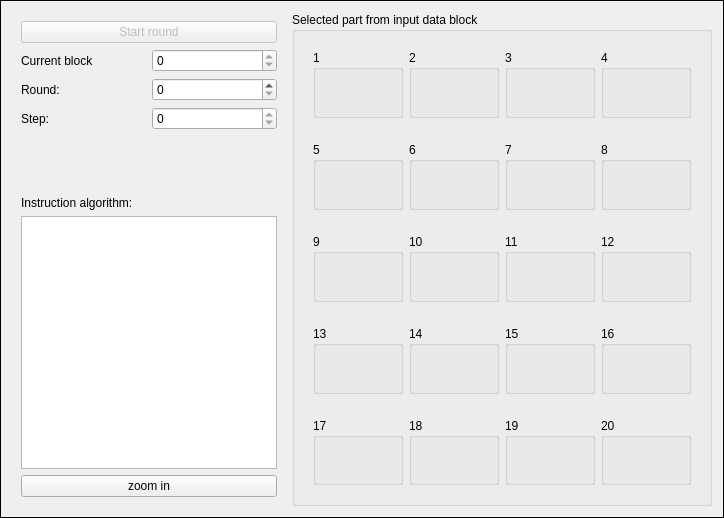
      <widget class="QFrame" name="frame_7">
       <property name="sizePolicy">
        <sizepolicy hsizetype="Expanding" vsizetype="Expanding">
         <horstretch>0</horstretch>
         <verstretch>0</verstretch>
        </sizepolicy>
       </property>
       <property name="frameShape">
        <enum>QFrame::Shape::Box</enum>
       </property>
       <property name="frameShadow">
        <enum>QFrame::Shadow::Plain</enum>
       </property>
       <layout class="QGridLayout" name="gridLayout_6">
        <item row="0" column="1">
         <widget class="QGroupBox" name="groupInputBlock">
          <property name="sizePolicy">
           <sizepolicy hsizetype="Expanding" vsizetype="Expanding">
            <horstretch>0</horstretch>
            <verstretch>0</verstretch>
           </sizepolicy>
          </property>
          <property name="title">
           <string>Selected part from input data block</string>
          </property>
          <layout class="QVBoxLayout" name="verticalLayout">
           <item>
            <widget class="QFrame" name="frame_8">
             <property name="sizePolicy">
              <sizepolicy hsizetype="Expanding" vsizetype="Expanding">
               <horstretch>0</horstretch>
               <verstretch>0</verstretch>
              </sizepolicy>
             </property>
             <property name="frameShadow">
              <enum>QFrame::Shadow::Raised</enum>
             </property>
             <layout class="QHBoxLayout" name="horizontalLayout_14">
              <item>
               <widget class="QGroupBox" name="group_1">
                <property name="sizePolicy">
                 <sizepolicy hsizetype="Expanding" vsizetype="Expanding">
                  <horstretch>0</horstretch>
                  <verstretch>0</verstretch>
                 </sizepolicy>
                </property>
                <property name="minimumSize">
                 <size>
                  <width>90</width>
                  <height>68</height>
                 </size>
                </property>
                <property name="title">
                 <string>1</string>
                </property>
                <layout class="QVBoxLayout" name="verticalLayoutA6">
                 <item>
                  <widget class="QLabel" name="labelWord1">
                   <property name="text">
                    <string/>
                   </property>
                  </widget>
                 </item>
                </layout>
               </widget>
              </item>
              <item>
               <widget class="QGroupBox" name="group_2">
                <property name="sizePolicy">
                 <sizepolicy hsizetype="Expanding" vsizetype="Expanding">
                  <horstretch>0</horstretch>
                  <verstretch>0</verstretch>
                 </sizepolicy>
                </property>
                <property name="minimumSize">
                 <size>
                  <width>90</width>
                  <height>68</height>
                 </size>
                </property>
                <property name="title">
                 <string>2</string>
                </property>
                <layout class="QVBoxLayout" name="verticalLayoutA7">
                 <item>
                  <widget class="QLabel" name="labelWord2">
                   <property name="text">
                    <string/>
                   </property>
                  </widget>
                 </item>
                </layout>
               </widget>
              </item>
              <item>
               <widget class="QGroupBox" name="group_3">
                <property name="sizePolicy">
                 <sizepolicy hsizetype="Expanding" vsizetype="Expanding">
                  <horstretch>0</horstretch>
                  <verstretch>0</verstretch>
                 </sizepolicy>
                </property>
                <property name="minimumSize">
                 <size>
                  <width>90</width>
                  <height>68</height>
                 </size>
                </property>
                <property name="title">
                 <string>3</string>
                </property>
                <layout class="QVBoxLayout" name="verticalLayoutA8">
                 <item>
                  <widget class="QLabel" name="labelWord3">
                   <property name="text">
                    <string/>
                   </property>
                  </widget>
                 </item>
                </layout>
               </widget>
              </item>
              <item>
               <widget class="QGroupBox" name="group_4">
                <property name="sizePolicy">
                 <sizepolicy hsizetype="Expanding" vsizetype="Expanding">
                  <horstretch>0</horstretch>
                  <verstretch>0</verstretch>
                 </sizepolicy>
                </property>
                <property name="minimumSize">
                 <size>
                  <width>90</width>
                  <height>68</height>
                 </size>
                </property>
                <property name="title">
                 <string>4</string>
                </property>
                <layout class="QVBoxLayout" name="verticalLayoutA9">
                 <item>
                  <widget class="QLabel" name="labelWord4">
                   <property name="text">
                    <string/>
                   </property>
                  </widget>
                 </item>
                </layout>
               </widget>
              </item>
             </layout>
            </widget>
           </item>
           <item>
            <widget class="QFrame" name="frame_2">
             <property name="sizePolicy">
              <sizepolicy hsizetype="Expanding" vsizetype="Expanding">
               <horstretch>0</horstretch>
               <verstretch>0</verstretch>
              </sizepolicy>
             </property>
             <property name="frameShadow">
              <enum>QFrame::Shadow::Raised</enum>
             </property>
             <layout class="QHBoxLayout" name="horizontalLayout">
              <item>
               <widget class="QGroupBox" name="group_5">
                <property name="sizePolicy">
                 <sizepolicy hsizetype="Expanding" vsizetype="Expanding">
                  <horstretch>0</horstretch>
                  <verstretch>0</verstretch>
                 </sizepolicy>
                </property>
                <property name="minimumSize">
                 <size>
                  <width>90</width>
                  <height>68</height>
                 </size>
                </property>
                <property name="title">
                 <string>5</string>
                </property>
                <layout class="QVBoxLayout" name="verticalLayoutA_40">
                 <item>
                  <widget class="QLabel" name="labelWord5">
                   <property name="text">
                    <string/>
                   </property>
                  </widget>
                 </item>
                </layout>
               </widget>
              </item>
              <item>
               <widget class="QGroupBox" name="group_6">
                <property name="sizePolicy">
                 <sizepolicy hsizetype="Expanding" vsizetype="Expanding">
                  <horstretch>0</horstretch>
                  <verstretch>0</verstretch>
                 </sizepolicy>
                </property>
                <property name="minimumSize">
                 <size>
                  <width>90</width>
                  <height>68</height>
                 </size>
                </property>
                <property name="title">
                 <string>6</string>
                </property>
                <layout class="QVBoxLayout" name="verticalLayoutA_41">
                 <item>
                  <widget class="QLabel" name="labelWord6">
                   <property name="text">
                    <string/>
                   </property>
                  </widget>
                 </item>
                </layout>
               </widget>
              </item>
              <item>
               <widget class="QGroupBox" name="group_7">
                <property name="sizePolicy">
                 <sizepolicy hsizetype="Expanding" vsizetype="Expanding">
                  <horstretch>0</horstretch>
                  <verstretch>0</verstretch>
                 </sizepolicy>
                </property>
                <property name="minimumSize">
                 <size>
                  <width>90</width>
                  <height>68</height>
                 </size>
                </property>
                <property name="title">
                 <string>7</string>
                </property>
                <layout class="QVBoxLayout" name="verticalLayoutA_42">
                 <item>
                  <widget class="QLabel" name="labelWord7">
                   <property name="text">
                    <string/>
                   </property>
                  </widget>
                 </item>
                </layout>
               </widget>
              </item>
              <item>
               <widget class="QGroupBox" name="group_8">
                <property name="sizePolicy">
                 <sizepolicy hsizetype="Expanding" vsizetype="Expanding">
                  <horstretch>0</horstretch>
                  <verstretch>0</verstretch>
                 </sizepolicy>
                </property>
                <property name="minimumSize">
                 <size>
                  <width>90</width>
                  <height>68</height>
                 </size>
                </property>
                <property name="title">
                 <string>8</string>
                </property>
                <layout class="QVBoxLayout" name="verticalLayoutA_43">
                 <item>
                  <widget class="QLabel" name="labelWord8">
                   <property name="text">
                    <string/>
                   </property>
                  </widget>
                 </item>
                </layout>
               </widget>
              </item>
             </layout>
            </widget>
           </item>
           <item>
            <widget class="QFrame" name="frame">
             <property name="sizePolicy">
              <sizepolicy hsizetype="Expanding" vsizetype="Expanding">
               <horstretch>0</horstretch>
               <verstretch>0</verstretch>
              </sizepolicy>
             </property>
             <property name="frameShadow">
              <enum>QFrame::Shadow::Raised</enum>
             </property>
             <layout class="QHBoxLayout" name="horizontalLayout_2">
              <item>
               <widget class="QGroupBox" name="group_9">
                <property name="sizePolicy">
                 <sizepolicy hsizetype="Expanding" vsizetype="Expanding">
                  <horstretch>0</horstretch>
                  <verstretch>0</verstretch>
                 </sizepolicy>
                </property>
                <property name="minimumSize">
                 <size>
                  <width>90</width>
                  <height>68</height>
                 </size>
                </property>
                <property name="title">
                 <string>9</string>
                </property>
                <layout class="QVBoxLayout" name="verticalLayoutA_44">
                 <item>
                  <widget class="QLabel" name="labelWord9">
                   <property name="text">
                    <string/>
                   </property>
                  </widget>
                 </item>
                </layout>
               </widget>
              </item>
              <item>
               <widget class="QGroupBox" name="group_10">
                <property name="sizePolicy">
                 <sizepolicy hsizetype="Expanding" vsizetype="Expanding">
                  <horstretch>0</horstretch>
                  <verstretch>0</verstretch>
                 </sizepolicy>
                </property>
                <property name="minimumSize">
                 <size>
                  <width>90</width>
                  <height>68</height>
                 </size>
                </property>
                <property name="title">
                 <string>10</string>
                </property>
                <layout class="QVBoxLayout" name="verticalLayoutA_45">
                 <item>
                  <widget class="QLabel" name="labelWord10">
                   <property name="text">
                    <string/>
                   </property>
                  </widget>
                 </item>
                </layout>
               </widget>
              </item>
              <item>
               <widget class="QGroupBox" name="group_11">
                <property name="sizePolicy">
                 <sizepolicy hsizetype="Expanding" vsizetype="Expanding">
                  <horstretch>0</horstretch>
                  <verstretch>0</verstretch>
                 </sizepolicy>
                </property>
                <property name="minimumSize">
                 <size>
                  <width>90</width>
                  <height>68</height>
                 </size>
                </property>
                <property name="title">
                 <string>11</string>
                </property>
                <layout class="QVBoxLayout" name="verticalLayoutA_46">
                 <item>
                  <widget class="QLabel" name="labelWord11">
                   <property name="text">
                    <string/>
                   </property>
                  </widget>
                 </item>
                </layout>
               </widget>
              </item>
              <item>
               <widget class="QGroupBox" name="group_12">
                <property name="sizePolicy">
                 <sizepolicy hsizetype="Expanding" vsizetype="Expanding">
                  <horstretch>0</horstretch>
                  <verstretch>0</verstretch>
                 </sizepolicy>
                </property>
                <property name="minimumSize">
                 <size>
                  <width>90</width>
                  <height>68</height>
                 </size>
                </property>
                <property name="title">
                 <string>12</string>
                </property>
                <layout class="QVBoxLayout" name="verticalLayoutA_47">
                 <item>
                  <widget class="QLabel" name="labelWord12">
                   <property name="text">
                    <string/>
                   </property>
                  </widget>
                 </item>
                </layout>
               </widget>
              </item>
             </layout>
            </widget>
           </item>
           <item>
            <widget class="QFrame" name="frame_9">
             <property name="sizePolicy">
              <sizepolicy hsizetype="Expanding" vsizetype="Expanding">
               <horstretch>0</horstretch>
               <verstretch>0</verstretch>
              </sizepolicy>
             </property>
             <property name="frameShadow">
              <enum>QFrame::Shadow::Raised</enum>
             </property>
             <layout class="QHBoxLayout" name="horizontalLayout_15">
              <item>
               <widget class="QGroupBox" name="group_13">
                <property name="sizePolicy">
                 <sizepolicy hsizetype="Expanding" vsizetype="Expanding">
                  <horstretch>0</horstretch>
                  <verstretch>0</verstretch>
                 </sizepolicy>
                </property>
                <property name="minimumSize">
                 <size>
                  <width>90</width>
                  <height>68</height>
                 </size>
                </property>
                <property name="title">
                 <string>13</string>
                </property>
                <layout class="QVBoxLayout" name="verticalLayoutA_48">
                 <item>
                  <widget class="QLabel" name="labelWord13">
                   <property name="text">
                    <string/>
                   </property>
                  </widget>
                 </item>
                </layout>
               </widget>
              </item>
              <item>
               <widget class="QGroupBox" name="group_14">
                <property name="sizePolicy">
                 <sizepolicy hsizetype="Expanding" vsizetype="Expanding">
                  <horstretch>0</horstretch>
                  <verstretch>0</verstretch>
                 </sizepolicy>
                </property>
                <property name="minimumSize">
                 <size>
                  <width>90</width>
                  <height>68</height>
                 </size>
                </property>
                <property name="title">
                 <string>14</string>
                </property>
                <layout class="QVBoxLayout" name="verticalLayoutA_49">
                 <item>
                  <widget class="QLabel" name="labelWord14">
                   <property name="text">
                    <string/>
                   </property>
                  </widget>
                 </item>
                </layout>
               </widget>
              </item>
              <item>
               <widget class="QGroupBox" name="group_15">
                <property name="sizePolicy">
                 <sizepolicy hsizetype="Expanding" vsizetype="Expanding">
                  <horstretch>0</horstretch>
                  <verstretch>0</verstretch>
                 </sizepolicy>
                </property>
                <property name="minimumSize">
                 <size>
                  <width>90</width>
                  <height>68</height>
                 </size>
                </property>
                <property name="title">
                 <string>15</string>
                </property>
                <layout class="QVBoxLayout" name="verticalLayoutA_50">
                 <item>
                  <widget class="QLabel" name="labelWord15">
                   <property name="text">
                    <string/>
                   </property>
                  </widget>
                 </item>
                </layout>
               </widget>
              </item>
              <item>
               <widget class="QGroupBox" name="group_16">
                <property name="sizePolicy">
                 <sizepolicy hsizetype="Expanding" vsizetype="Expanding">
                  <horstretch>0</horstretch>
                  <verstretch>0</verstretch>
                 </sizepolicy>
                </property>
                <property name="minimumSize">
                 <size>
                  <width>90</width>
                  <height>68</height>
                 </size>
                </property>
                <property name="title">
                 <string>16</string>
                </property>
                <layout class="QVBoxLayout" name="verticalLayoutA_51">
                 <item>
                  <widget class="QLabel" name="labelWord16">
                   <property name="text">
                    <string/>
                   </property>
                  </widget>
                 </item>
                </layout>
               </widget>
              </item>
             </layout>
            </widget>
           </item>
           <item>
            <widget class="QFrame" name="frame_6">
             <property name="minimumSize">
              <size>
               <width>0</width>
               <height>85</height>
              </size>
             </property>
             <property name="frameShape">
              <enum>QFrame::Shape::NoFrame</enum>
             </property>
             <property name="frameShadow">
              <enum>QFrame::Shadow::Raised</enum>
             </property>
             <layout class="QHBoxLayout" name="horizontalLayout_6">
              <item>
               <widget class="QGroupBox" name="group_17">
                <property name="title">
                 <string>17</string>
                </property>
                <layout class="QVBoxLayout" name="verticalLayout_5">
                 <item>
                  <widget class="QLabel" name="labelWord17">
                   <property name="text">
                    <string/>
                   </property>
                  </widget>
                 </item>
                </layout>
               </widget>
              </item>
              <item>
               <widget class="QGroupBox" name="group_18">
                <property name="title">
                 <string>18</string>
                </property>
                <layout class="QVBoxLayout" name="verticalLayout_17">
                 <item>
                  <widget class="QLabel" name="labelWord18">
                   <property name="text">
                    <string/>
                   </property>
                  </widget>
                 </item>
                </layout>
               </widget>
              </item>
              <item>
               <widget class="QGroupBox" name="group_19">
                <property name="title">
                 <string>19</string>
                </property>
                <layout class="QVBoxLayout" name="verticalLayout_18">
                 <item>
                  <widget class="QLabel" name="labelWord19">
                   <property name="text">
                    <string/>
                   </property>
                  </widget>
                 </item>
                </layout>
               </widget>
              </item>
              <item>
               <widget class="QGroupBox" name="group_20">
                <property name="title">
                 <string>20</string>
                </property>
                <layout class="QVBoxLayout" name="verticalLayout_19">
                 <item>
                  <widget class="QLabel" name="labelWord20">
                   <property name="text">
                    <string/>
                   </property>
                  </widget>
                 </item>
                </layout>
               </widget>
              </item>
             </layout>
            </widget>
           </item>
          </layout>
         </widget>
        </item>
        <item row="0" column="0">
         <widget class="QFrame" name="frame_12">
          <property name="minimumSize">
           <size>
            <width>200</width>
            <height>0</height>
           </size>
          </property>
          <property name="frameShape">
           <enum>QFrame::Shape::NoFrame</enum>
          </property>
          <property name="frameShadow">
           <enum>QFrame::Shadow::Raised</enum>
          </property>
          <layout class="QVBoxLayout" name="verticalLayout_4">
           <item>
            <widget class="QPushButton" name="start">
             <property name="enabled">
              <bool>false</bool>
             </property>
             <property name="text">
              <string>Start round</string>
             </property>
             <property name="icon">
              <iconset resource="../../resources.qrc">
               <normaloff>:/icons/iconsDark/play.png</normaloff>:/icons/iconsDark/play.png</iconset>
             </property>
            </widget>
           </item>
           <item>
            <layout class="QHBoxLayout" name="horizontalLayout_7">
             <item>
              <widget class="QLabel" name="label_9">
               <property name="text">
                <string>Current block</string>
               </property>
              </widget>
             </item>
             <item>
              <widget class="QSpinBox" name="currentBlock">
               <property name="sizePolicy">
                <sizepolicy hsizetype="Minimum" vsizetype="Fixed">
                 <horstretch>0</horstretch>
                 <verstretch>0</verstretch>
                </sizepolicy>
               </property>
               <property name="readOnly">
                <bool>true</bool>
               </property>
              </widget>
             </item>
            </layout>
           </item>
           <item>
            <layout class="QHBoxLayout" name="horizontalLayout_10">
             <item>
              <widget class="QLabel" name="labelRound">
               <property name="text">
                <string>Round:</string>
               </property>
              </widget>
             </item>
             <item>
              <widget class="QSpinBox" name="round"/>
             </item>
            </layout>
           </item>
           <item>
            <layout class="QHBoxLayout" name="horizontalLayout_12">
             <item>
              <widget class="QLabel" name="labelStep">
               <property name="text">
                <string>Step:</string>
               </property>
              </widget>
             </item>
             <item>
              <widget class="QSpinBox" name="stepRound">
               <property name="sizePolicy">
                <sizepolicy hsizetype="Minimum" vsizetype="Fixed">
                 <horstretch>0</horstretch>
                 <verstretch>0</verstretch>
                </sizepolicy>
               </property>
               <property name="readOnly">
                <bool>true</bool>
               </property>
              </widget>
             </item>
            </layout>
           </item>
           <item>
            <spacer name="verticalSpacer_3">
             <property name="orientation">
              <enum>Qt::Orientation::Vertical</enum>
             </property>
             <property name="sizeType">
              <enum>QSizePolicy::Policy::Fixed</enum>
             </property>
             <property name="sizeHint" stdset="0">
              <size>
               <width>20</width>
               <height>60</height>
              </size>
             </property>
            </spacer>
           </item>
           <item>
            <widget class="QLabel" name="label_5">
             <property name="text">
              <string>Instruction algorithm:</string>
             </property>
            </widget>
           </item>
           <item>
            <widget class="QTextEdit" name="instruction">
             <property name="enabled">
              <bool>true</bool>
             </property>
             <property name="sizePolicy">
              <sizepolicy hsizetype="Expanding" vsizetype="Expanding">
               <horstretch>0</horstretch>
               <verstretch>0</verstretch>
              </sizepolicy>
             </property>
             <property name="minimumSize">
              <size>
               <width>0</width>
               <height>190</height>
              </size>
             </property>
             <property name="readOnly">
              <bool>true</bool>
             </property>
             <property name="html">
              <string>&lt;!DOCTYPE HTML PUBLIC &quot;-//W3C//DTD HTML 4.0//EN&quot; &quot;http://www.w3.org/TR/REC-html40/strict.dtd&quot;&gt;
&lt;html&gt;&lt;head&gt;&lt;meta name=&quot;qrichtext&quot; content=&quot;1&quot; /&gt;&lt;meta charset=&quot;utf-8&quot; /&gt;&lt;style type=&quot;text/css&quot;&gt;
p, li { white-space: pre-wrap; }
hr { height: 1px; border-width: 0; }
li.unchecked::marker { content: &quot;\2610&quot;; }
li.checked::marker { content: &quot;\2612&quot;; }
&lt;/style&gt;&lt;/head&gt;&lt;body style=&quot; font-family:'Segoe UI'; font-size:9pt; font-weight:400; font-style:normal;&quot;&gt;
&lt;p style=&quot;-qt-paragraph-type:empty; margin-top:0px; margin-bottom:0px; margin-left:0px; margin-right:0px; -qt-block-indent:0; text-indent:0px;&quot;&gt;&lt;br /&gt;&lt;/p&gt;&lt;/body&gt;&lt;/html&gt;</string>
             </property>
            </widget>
           </item>
           <item>
            <widget class="QPushButton" name="zoom_3">
             <property name="text">
              <string>zoom in</string>
             </property>
             <property name="icon">
              <iconset resource="../../resources.qrc">
               <normaloff>:/icons/iconsDark/zoom-in.png</normaloff>:/icons/iconsDark/zoom-in.png</iconset>
             </property>
            </widget>
           </item>
          </layout>
         </widget>
        </item>
       </layout>
      </widget>
